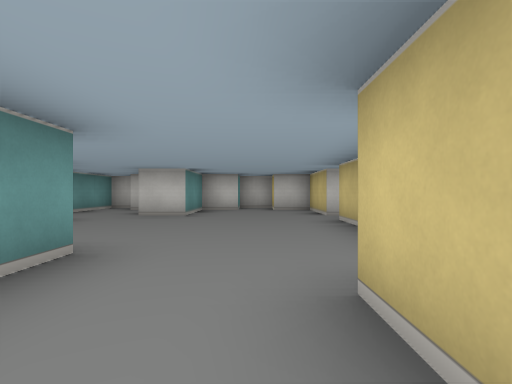
[1] (above)

16 first-person views from a walk through a cub3D ray-caster map. The camera is about half as high as the walls, looks level and sees 80° across. The floor is counted in squares. Each view is taken from the middle of a square. On the plan, view 1 faces up. The plan holds only what a view shows up to about 9 squares ahead; the rest is blank. The place goes on beyond the plan.

[2]
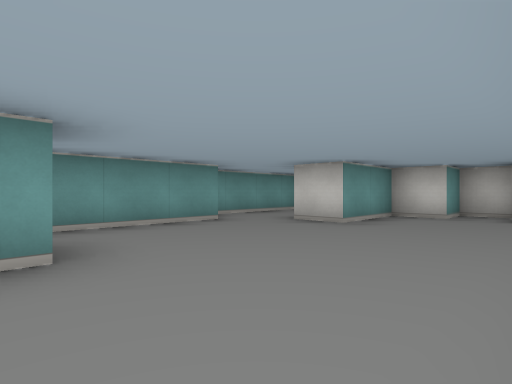

[3]
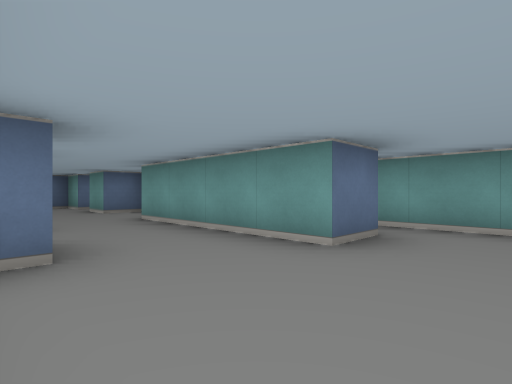

[4]
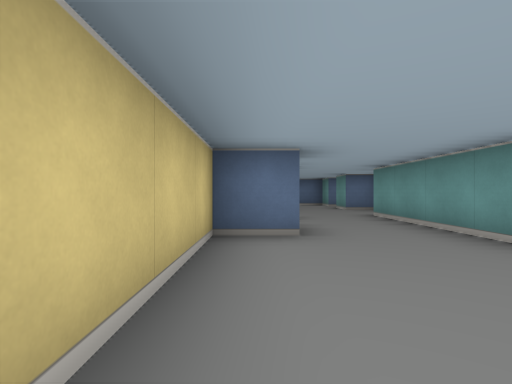

[5]
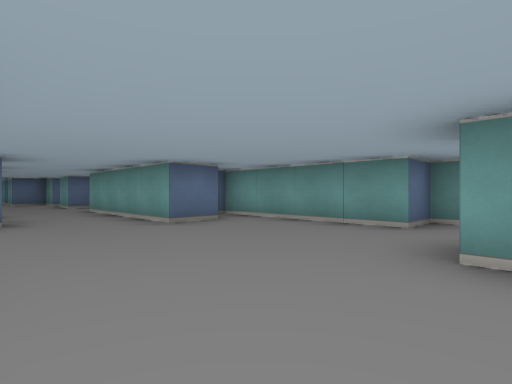

[6]
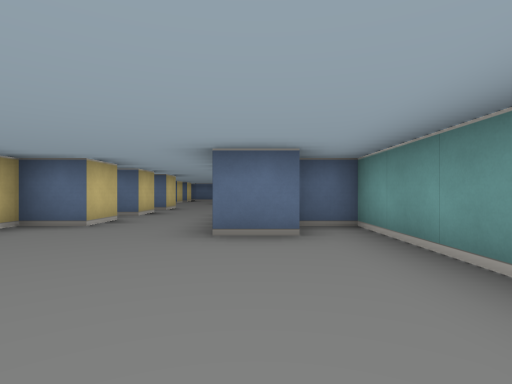

[7]
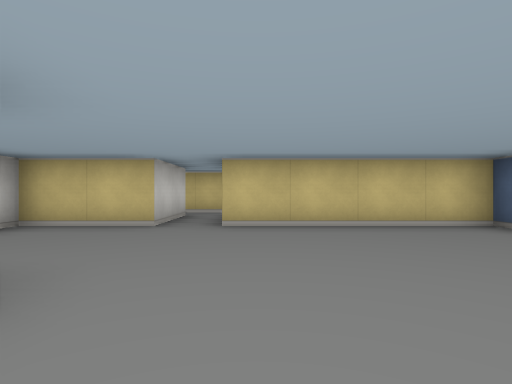

[8]
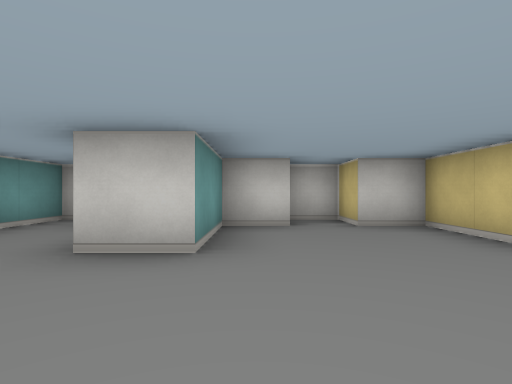

[9]
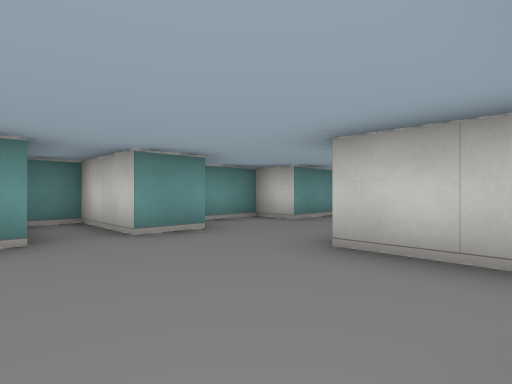

[10]
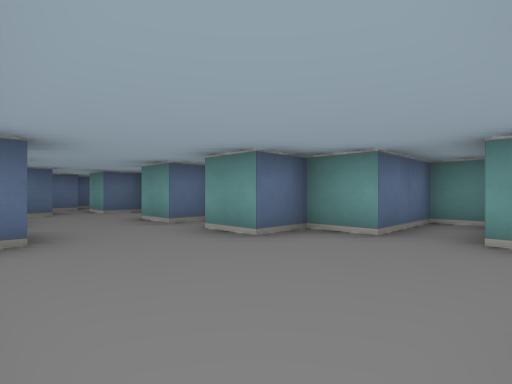

[11]
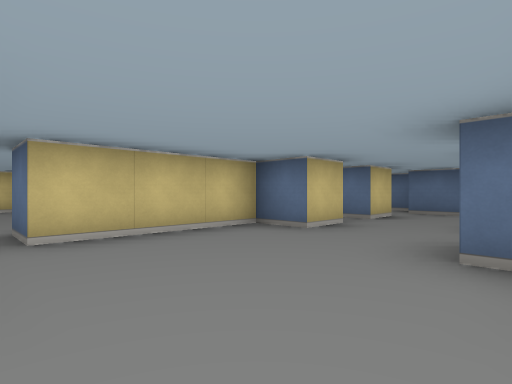

[12]
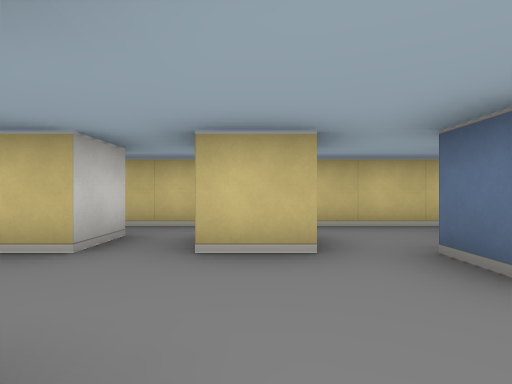

[13]
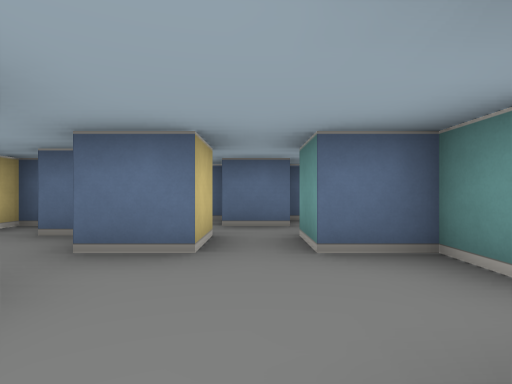

[14]
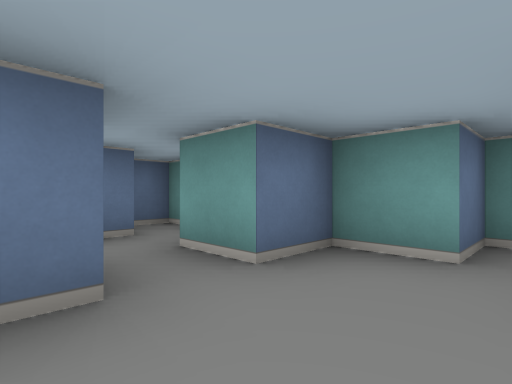

[15]
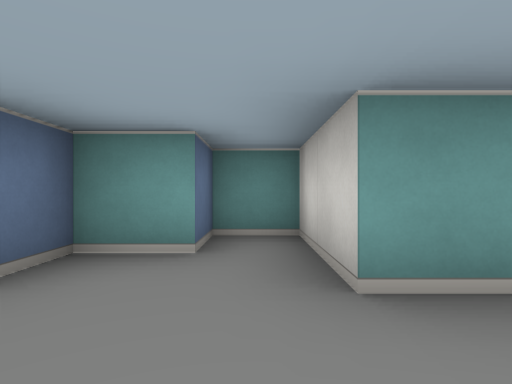

[16]
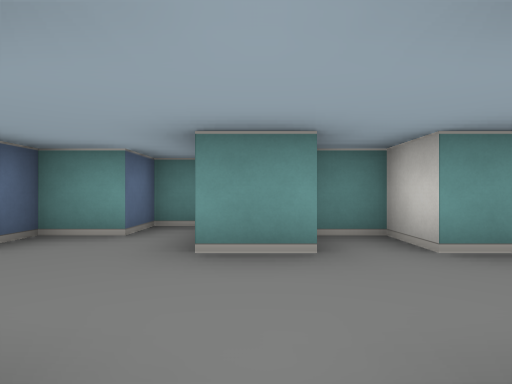

### Floor plan
Ten units are one square. View 1 is at (0, 0); x grows to the right and y downward. Boxes are objects, and circles mark ways between rooms. Rooms are numbered by the first view taken in them; rooms with no view inside come last. Other rooms are left out.
<svg viewBox="-50 -100 90 250">
<path fill="none" stroke="#000" d="M-25 -25 -15 -25 -15 15 -25 15 -25 29M15 -65 15 -85 5 -85 5 -95 -5 -95 -5 -85 -15 -85 -15 -65 -25 -65M5 -5 5 -15 15 -15 15 -55M5 15 5 5 10 5M-45 -95 -45 -55 -35 -55 -35 -15 -26 -15M5 30 5 25 9 25M-25 35 -15 35M25 85 15 85 15 75 25 75 25 45M-12 85 -5 85 -5 95 -25 95 -25 105 -15 105 -15 115 -5 115 -5 125M15 105 15 95 21 95M35 91 35 80M5 125 5 115 15 115M18 125 25 125M19 35 5 35M-15 35 -15 45 -35 45 -35 55 -15 55 -15 65 -5 65 -5 75 -15 75 -15 84M-5 135 5 135M35 135 35 109M-15 145 -5 145"/>
<circle cx="-5" cy="40" r="3" fill="#2a7"/>
<text x="-10" y="-40">1</text>
<text x="10" y="80">2</text>
</svg>
Room 1 opens to room 2.

Where each view was taken, in squares from view 1:
view 1: 0 up, 0 right, facing up
view 2: 2 up, 1 right, facing up-left
view 3: 4 up, 1 right, facing down-left
view 4: 5 up, 1 right, facing down
view 5: 7 up, 1 right, facing down-left
view 6: 6 up, 2 left, facing down
view 7: 5 up, 3 left, facing right
view 8: 4 up, 1 left, facing up
view 9: 6 down, 2 right, facing up-left
view 10: 4 down, 2 right, facing down-left
view 11: 4 down, 1 left, facing down-right
view 12: 10 down, 1 left, facing right
view 13: 9 down, 0 right, facing down
view 14: 10 down, 1 right, facing down-left
view 15: 10 down, 1 right, facing left
view 16: 9 down, 2 right, facing left
